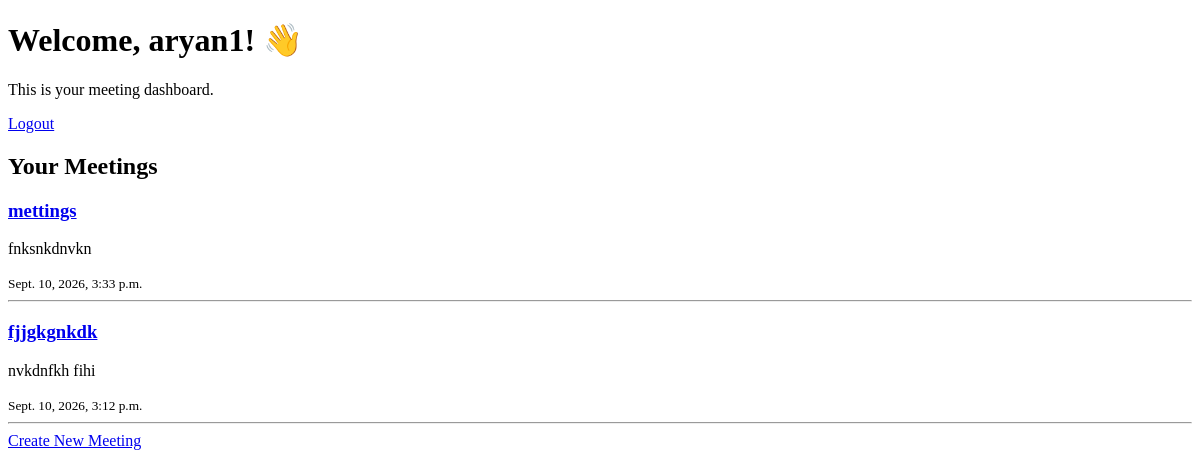
The page /accounts/dashboard/ (signed in) on the database as committed earlier.
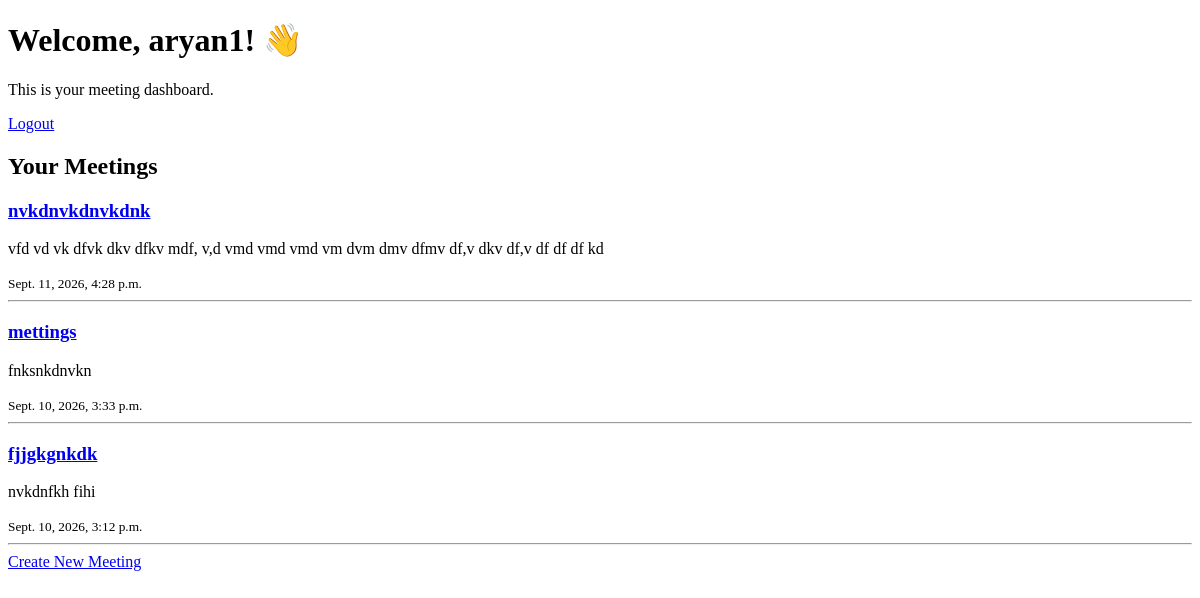
The same page on the database as committed later.
### meetings/models.py (models this page shows, shortened)
class Meeting(models.Model):
    user = models.ForeignKey(User, on_delete=models.CASCADE)
    title = models.CharField(max_length=200)
    description = models.TextField(blank=True)
    audio = models.FileField(
        upload_to="meetings/audio/",
        blank=True,
        null=True
    )
    transcript = models.TextField(blank=True)
    summary = models.TextField(blank=True)
    key_points = models.TextField(blank=True)
    action_items = models.TextField(blank=True)
    decisions = models.TextField(blank=True)
    created_at = models.DateTimeField(auto_now_add=True)
    updated_at = models.DateTimeField(auto_now=True)

### accounts/views.py (the view)
# urls.py: path("dashboard/", views.dashboard_view, name="dashboard"),
@login_required
def dashboard_view(request):
    meetings = Meeting.objects.filter(user=request.user).order_by("-created_at")
    return render(
        request,
        "accounts/dashboard.html",
        {"meetings": meetings}
    )

### accounts/templates/accounts/dashboard.html (shortened to what this page needs)
<!DOCTYPE html>
<html>
<head>
</head>
<body>
    <h1>Welcome, {{ request.user.username }}! 👋</h1>
    <p>This is your meeting dashboard.</p>
    <a href="{% url 'logout' %}">Logout</a>
    <h2>Your Meetings</h2>
{% if meetings %}
    {% for meeting in meetings %}
        <div>
            <h3>
    <a href="{% url 'meeting_detail' meeting.id %}">
        {{ meeting.title }}
    </a>
</h3>
            <p>{{ meeting.description }}</p>
            <small>{{ meeting.created_at }}</small>
        </div>
        <hr>
    {% endfor %}
{% else %}
    <p>You haven't created any meetings yet.</p>
{% endif %}
<a href="{% url 'create_meeting' %}">Create New Meeting</a>
</body>
</html>

Rows that differ between the two databases and show on the page:
added Meeting: title "nvkdnvkdnvkdnk", description "vfd vd vk dfvk dkv dfkv mdf, v,d vmd vmd vmd vm dvm dmv dfmv df,v dkv df,v df df df kd", created_at "Sept. 11, 2026, 4:28 p.m."
